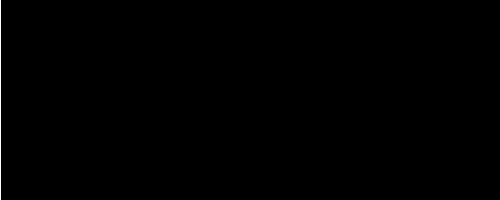
Frame 1 (no input)
Frame 60 (the mouse pressed at the canvas centre just before this capture): identical to frame 1, image omitted
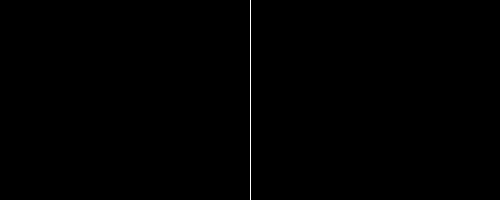
Frame 120 (the mouse held since frame 60 and released just before this capture)

The Processing sketch that drew these frames (run headless with seeded random() and noise(); from frame 60 on, the mouse is pressed at the canvas centre):

// Processing sketch: _11_arrays_save_mouseX
// ── _11_arrays_save_mouseX.pde
int[] xpositions = new int[50];
int count = 0;

void setup() {
  size(500, 200);
  smooth();
}

void draw() {
  background(0);
  stroke(255);
  for (int i=0; i<xpositions.length; i++) {
    line(xpositions[i], 0, xpositions[i], height);  
  }
  xpositions[count] = mouseX;
  count++;
  if (count > xpositions.length - 1) {
    count = 0;
  }
  
}
